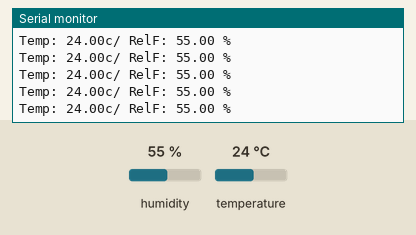
Bench run of a sketch on a simulated Arduino Uno, built with avr-gcc and run on an emulated ATmega328P. On the bench: the last lines printed to the serial monitor. The test bench sets the inputs (shaded band); at power-on: humidity 55 %, temperature 24 °C.

Above: at 1.2 s.
1.3 s: humidity set to 22 %
At 1.51 s:
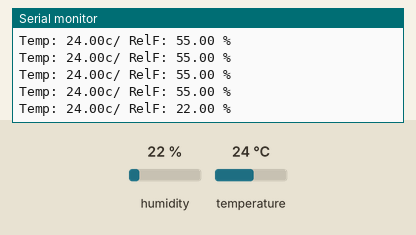
2.8 s: temperature set to 12 °C
At 2.87 s:
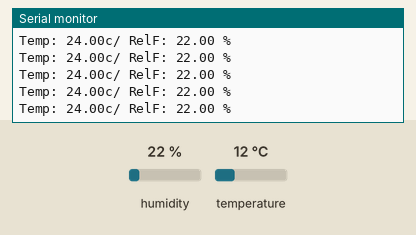
4.3 s: humidity set to 40 %
At 4.36 s:
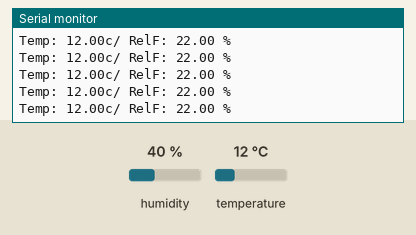
Timing chart, 0 to 7.3 s (numbered marks = the images above; inputs shaded):
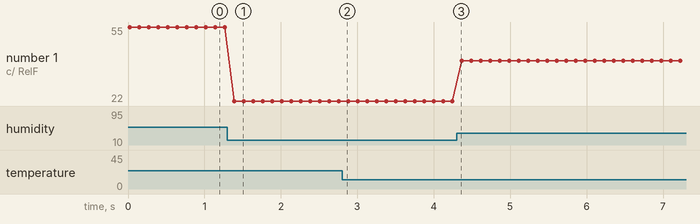

The sketch:

ex031.ino
```cpp
#include <dht11.h>

int DHT11PIN = A0;

dht11 DHT11;

void setup() {
  Serial.begin(9600);
}

void loop() {

  int chk = DHT11.read(DHT11PIN);

  Serial.print("Temp: ");
  Serial.print((float)DHT11.temperature);
  Serial.print("c");

  Serial.print("/ RelF: ");
  Serial.print((float)DHT11.humidity);
  Serial.print(" %");

  Serial.println();

  delay(100);

}
```

Measured:
- after the input at 1.3 s, the serial monitor: prints a new line after 0.09 s (image 1)
- plotted number 1: 55 → 22 after the input at 1.3 s, 22 → 40 after the input at 4.3 s
